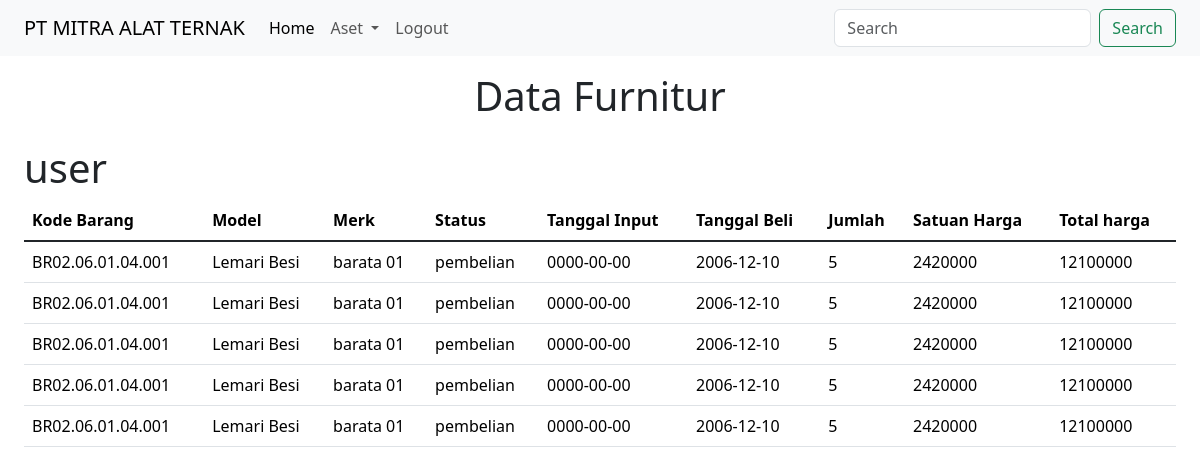
/tampilanfurnitur.php (signed in), run on the app's committed database.
### tables this page shows
CREATE TABLE `crudfurnitur` (
  `id` int(20) NOT NULL,
  `no_brg` varchar(20) NOT NULL,
  `model` varchar(20) NOT NULL,
  `merk` varchar(20) NOT NULL,
  `status` varchar(20) NOT NULL,
  `tgl_input` date NOT NULL,
  `th_beli` date NOT NULL,
  `jumlah` int(3) NOT NULL,
  `stn_hrg` int(20) NOT NULL,
  `ttl_hrg` int(20) NOT NULL
);

### controller/datafurnitur.php (the view, shortened to what this page needs)
<?php
class furnitur {
    protected $db;
    public function __construct($koneksi){
        $this->db= $koneksi;
    }
            ?>
            <?php
    public function Tampilfurnitur ($query){
        $query = $this->db->prepare($query);
        $query->execute();
        while($row = $query->fetch(PDO::FETCH_ASSOC))
        {
            ?>
                <tr>
                <td><?php echo "{$row['no_brg']}"; ?></td>
                <td><?php echo "{$row['model']}"; ?></td>
                <td><?php echo "{$row['merk']}"; ?></td>
                <td><?php echo "{$row['status']}"; ?></td>
                <td><?php echo "{$row['tgl_input']}"; ?></td>
                <td><?php echo "{$row['th_beli']}"; ?></td>
                <td><?php echo "{$row['jumlah']}"; ?></td>
                <td><?php echo "{$row['stn_hrg']}"; ?></td>
                <td><?php echo "{$row['ttl_hrg']}"; ?></td>
                </tr>
            <?php
        }
    }
}

### tampilanfurnitur.php (shortened to what this page needs)
<!doctype html>
<html lang="en">
  <head>
    <link href="https://cdn.jsdelivr.net/npm/bootstrap@5.3.1/dist/css/bootstrap.min.css" rel="stylesheet">
  </head>
  <body>
	<?php
		if($_SESSION['hak_akses'] == 'user'){
	?>
	<header class="bg-body-tertiary container-fluid">
		<nav class="navbar navbar-expand-lg">
			<div class="container-fluid">
				<a class="navbar-brand" href="./index.php">PT MITRA ALAT TERNAK</a>
				<div class="collapse navbar-collapse" id="navbarSupportedContent">
      <ul class="navbar-nav me-auto mb-2 mb-lg-0">
        <li class="nav-item">
          <a class="nav-link active" aria-current="page" href="./index.php">Home</a>
        </li>
        <li class="nav-item dropdown">
          <a class="nav-link dropdown-toggle" href="#" role="button" data-bs-toggle="dropdown" aria-expanded="false">
		  Aset
          </a>
        </li>
		<li class="nav-item">
          <a class="nav-link " aria-current="page" href="./logout.php">Logout</a>
        </li>
      </ul>
      <form class="d-flex" role="search">
        <input class="form-control me-2" type="search" placeholder="Search" aria-label="Search">
        <button class="btn btn-outline-success" type="submit">Search</button>
      </form>
    </div>
			</div>
		</nav>
	</header>
	<main class="container-fluid">
	<h1 class="text-center py-3">Data Furnitur</h1>
		<div class="container-fluid">
		<table class="table">
  <thead>
    <tr>
  <th class="col">Kode Barang</th>
  <th class="col">Model</th>
  <th class="col">Merk</th>
  <th class="col">Status</th>
  <th class="col">Tanggal Input</th>
  <th class="col">Tanggal Beli</th>
  <th class="col">Jumlah</th>
  <th class="col">Satuan Harga</th>
  <th class="col">Total harga</th>
    </tr>
  </thead>
  <tbody class="table-group-divider">
  <?php
  require_once './controller/datafurnitur.php';
  $query = "SELECT * FROM crudfurnitur ORDER BY id DESC";
  if($_SESSION['hak_akses'] == 'user'){
    $aset->Tampilfurnitur($query);
  }
  else if($_SESSION['hak_akses'] == 'admin'){
      $aset->Tampiladminfurnitur($query);
  }
  ?>
  </tbody>
	</main>
    <h1>user</h1>
	<?php
		} else if($_SESSION['hak_akses'] == 'admin'){
	?>
			<header class="bg-body-tertiary container-fluid">
		<nav class="navbar navbar-expand-lg">
			<div class="container-fluid">
				<a class="navbar-brand" href="./admini.php">PT MITRA ALAT TERNAK</a>
				<button class="navbar-toggler" type="button" data-bs-toggle="collapse" data-bs-target="#navbarSupportedContent" aria-controls="navbarSupportedContent" aria-expanded="false" aria-label="Toggle navigation">
					<span class="navbar-toggler-icon"></span>
				</button>
				<div class="collapse navbar-collapse" id="navbarSupportedContent">
      <ul class="navbar-nav me-auto mb-2 mb-lg-0">
        <li class="nav-item">
          <a class="nav-link active" aria-current="page" href="./admin.php">Home</a>
        </li>
        <li class="nav-item dropdown">
          <a class="nav-link dropdown-toggle" href="#" role="button" data-bs-toggle="dropdown" aria-expanded="false">
		  Aset
          </a>
          <ul class="dropdown-menu">
            <li><a class="dropdown-item" href="tampilankendaraan.php">Kendaraan</a></li>
            <li><a class="dropdown-item" href="tampilanfurnitur.php">Furnitur</a></li>
            <li><a class="dropdown-item" href="./tampilanelektronik.php">Elektronik</a></li>
          </ul>
        </li>
		<li class="nav-item">
          <a class="nav-link " aria-current="page" href="./logout.php">Logout</a>
        </li>
      </ul>
      <form class="d-flex" role="search">
        <input class="form-control me-2" type="search" placeholder="Search" aria-label="Search">
        <button class="btn btn-outline-success" type="submit">Search</button>
      </form>
    </div>
			</div>
		</nav>
	</header>
	<main>
			<h1 class="text-center my-4">Data Furnitur</h1>
		</main>
		<h1>admin</h1>
	<?php
		}
	?>
  </body>
</html>

### data on the page
crudfurnitur: no_brg "BR02.06.01.04.001", model "Lemari Besi", merk "barata 01", status "pembelian", tgl_input "0000-00-00", th_beli "2006-12-10", jumlah "5", stn_hrg "2420000", ttl_hrg "12100000"
crudfurnitur: no_brg "BR02.06.01.04.001", model "Lemari Besi", merk "barata 01", status "pembelian", tgl_input "0000-00-00", th_beli "2006-12-10", jumlah "5", stn_hrg "2420000", ttl_hrg "12100000"
crudfurnitur: no_brg "BR02.06.01.04.001", model "Lemari Besi", merk "barata 01", status "pembelian", tgl_input "0000-00-00", th_beli "2006-12-10", jumlah "5", stn_hrg "2420000", ttl_hrg "12100000"
crudfurnitur: no_brg "BR02.06.01.04.001", model "Lemari Besi", merk "barata 01", status "pembelian", tgl_input "0000-00-00", th_beli "2006-12-10", jumlah "5", stn_hrg "2420000", ttl_hrg "12100000"
crudfurnitur: no_brg "BR02.06.01.04.001", model "Lemari Besi", merk "barata 01", status "pembelian", tgl_input "0000-00-00", th_beli "2006-12-10", jumlah "5", stn_hrg "2420000", ttl_hrg "12100000"
